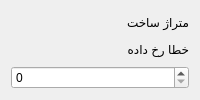
                   <widget class="QFrame" name="buildingMeterageFormFrame">
                    <layout class="QVBoxLayout" name="verticalLayout_135" stretch="0,0,0">
                     <item>
                      <widget class="QLabel" name="buildingMeterageFormLbl">
                       <property name="styleSheet">
                        <string notr="true">label</string>
                       </property>
                       <property name="text">
                        <string>متراژ ساخت</string>
                       </property>
                       <property name="styleClass" stdset="0">
                        <string>form-label</string>
                       </property>
                      </widget>
                     </item>
                     <item>
                      <widget class="QLabel" name="buildingMeterageFormError">
                       <property name="text">
                        <string>خطا رخ داده</string>
                       </property>
                       <property name="styleClass" stdset="0">
                        <string>form-field-error</string>
                       </property>
                      </widget>
                     </item>
                     <item>
                      <widget class="QSpinBox" name="buildingMeterageFormInpt">
                       <property name="styleClass" stdset="0">
                        <string>form-field</string>
                       </property>
                      </widget>
                     </item>
                    </layout>
                   </widget>
